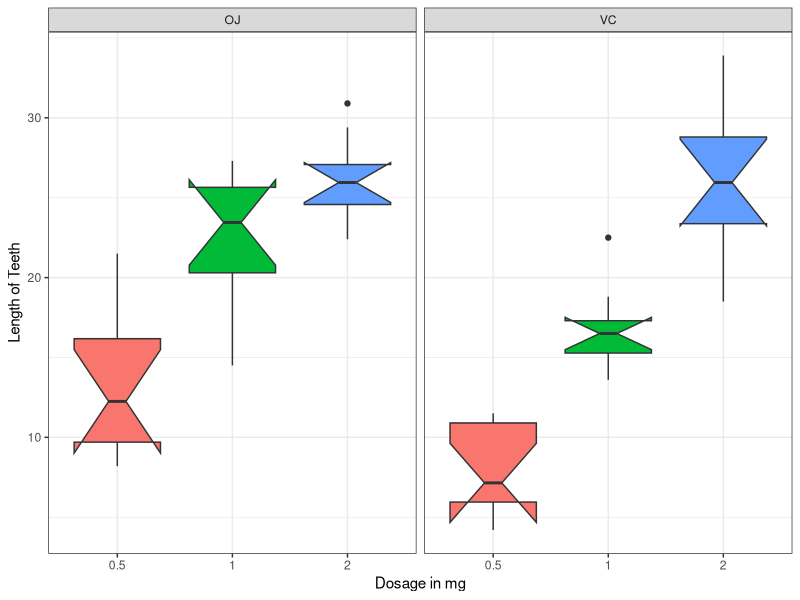
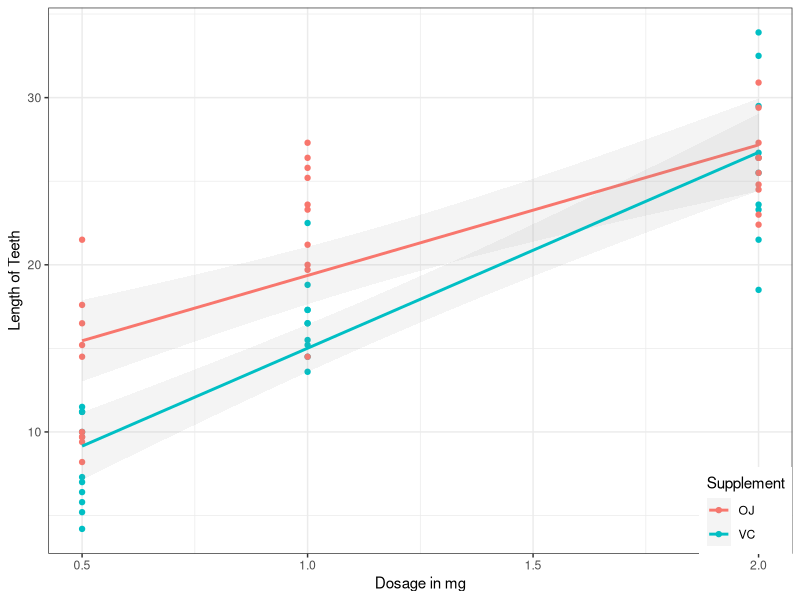

The R source for these figures, in order: (Note: this script raises an error after producing the figures.)
## ---- chunk 1
library(datasets);data(ToothGrowth);library(ggplot2)
data <- ToothGrowth

#loading required libraries
require(grid)
#defining layout
vp.layout <- function(x, y) viewport(layout.pos.row=x, layout.pos.col=y)
arrange_ggplot2 <- function(..., nrow=NULL, ncol=NULL, as.table=FALSE) {
           dots <- list(...)
              n <- length(dots)
          	
            if(is.null(nrow) & is.null(ncol)) { nrow = floor(n/2) ; ncol = ceiling(n/nrow)}
          	if(is.null(nrow)) { nrow = ceiling(n/ncol)}
          	if(is.null(ncol)) { ncol = ceiling(n/nrow)}

           
grid.newpage()
pushViewport(viewport(layout=grid.layout(nrow+1,ncol,heights = unit(c(0.5,5),"null")  ) ))
	  ii.p <- 1
	  for(ii.row in seq(1, nrow)){
	    ii.table.row <- ii.row	
	    if(as.table) {ii.table.row <- nrow - ii.table.row + 1}
		    for(ii.col in seq(1, ncol)){
			    ii.table <- ii.p
			    if(ii.p > n) break
			    print(dots[[ii.table]], vp=vp.layout(ii.table.row+1, ii.col))
			    ii.p <- ii.p + 1}}}
## ---- chunk 2
## Ploting the dose factor
ch1<-ggplot(data,aes(x=factor(dose),y=len,fill=factor(dose)))+
      geom_boxplot(notch=T,notchwidth = 0.2)+theme_bw()

## Ploting the dose vs Teeth's length
ch1 <- ch1+facet_wrap(~supp)+ theme(legend.position="none")+
      scale_x_discrete("Dosage in mg")+scale_y_continuous("Length of Teeth")

## Ploting the the linear regression 
ch2<-ggplot(data,aes(x=dose,y=len,color=supp,group=supp))+
      geom_point()+stat_smooth(method="lm",alpha=0.1)


ch2 <-ch2+theme_bw()+theme(legend.justification=c(1,0),legend.position=c(1, 0))+
      scale_color_discrete("Supplement")

ch2<-ch2+scale_x_continuous("Dosage in mg")+scale_y_continuous("Length of Teeth")
## ---- chunk 3
library(dplyr);library(reshape2);library(knitr)
aux <- data %.% group_by(supp,dose) %.% summarise(Mean=mean(len),
                                                  Min=min(len),
                                                  Max=max(len),"Std. Dev"=sd(len))
aux2<-dcast(melt(aux,id.vars=c("supp","dose")),dose~supp+variable,fun.aggregate=sum)
aux2<- round(aux2,2)
names(aux2)[1] <- "Dosage"
kable(aux2, format = "markdown")
## ---- chunk 4
arrange_ggplot2(ch1,ch2)
grid.text("Exploratory Analysis for Tooth Growth Data", 
          vp = viewport(layout.pos.row = 1, 
                        layout.pos.col = 1:2))
## ---- chunk 5
t.test(len~supp,paired=F,var.equal=T,data=data,alternative="g")$p.value
t.test(len~supp,paired=F,var.equal=F,data=data,alternative="g")$p.value

#adjusted values
t.test(len~supp,paired=F,var.equal=T,data=data,alternative="g")$p.value*50
t.test(len~supp,paired=F,var.equal=F,data=data,alternative="g")$p.value*50
## ---- chunk 6
results = data.frame(supplement=character(),dose_1=numeric(),
                     dose_2=numeric(),ll=numeric(),
                     ul=numeric(),pval=numeric(),
                     variance_equal=logical(),
                     test=character(),stringsAsFactors=F)
k=1
for (i in levels(data$supp)) {
  for (j in unique(data$dose)) {
    for (test in c("greater","less")) {
      for (variance in c(T,F)) {
        data1 <- subset(data,supp==i & dose!=j)
        temp <- t.test(len~dose,paired=F,var.equal=variance,data=data1,alternative=test)
        results[k,"supplement"] <- i; results[k,"dose_1"] <- unique(data1$dose)[1]; 
        results[k,"dose_2"] <- unique(data1$dose)[2]; results[k,"ll"] <- temp$conf.int[1]
        results[k,"ul"] <- temp$conf.int[2]; results[k,"pval"] <- temp$p.value
        results[k,"variance_equal"] <- variance; results[k,"test"] <- test
        k <- k+1
      }}}}

results$adj_pval <- results$pval*50
results$outcome <- ifelse(results$pval<=0.05,"Difference","No Difference")
results[c(4:6,9)] <- round(results[c(4:6,9)],3)
results2 <- subset(results,outcome=="Difference")
results2 <- results2[,c(1:6,9,7,8,10)]
kable(results2, format = "markdown")
## ---- chunk 7
results_a = data.frame(dose=numeric(),supplement1=character(),supplement2=character(),ll=numeric(),
                     ul=numeric(),pval=numeric(),variance_equal=logical(),test=character(),stringsAsFactors=F)
k=1
for (j in unique(data$dose)) {
    for (test in c("greater","less")) {
      for (variance in c(T,F)) {
        data1 <- subset(data, dose==j)
        temp <- t.test(len~supp,paired=F,var.equal=variance,data=data1,alternative=test)
        results_a[k,"supplement1"] <- levels(data1$supp)[1]; results_a[k,"supplement2"] <- levels(data1$supp)[2]
        results_a[k,"dose"] <- j; results_a[k,"ll"] <- temp$conf.int[1]
        results_a[k,"ul"] <- temp$conf.int[2]; results_a[k,"pval"] <- temp$p.value
        results_a[k,"variance_equal"] <- variance; results_a[k,"test"] <- test
        k <- k+1
      }
    }
}

results_a$adj_pval <- results_a$pval*50
results_a$outcome <- ifelse(results_a$pval<=0.05,"Difference","No Difference")
results_a[c(4:6,9)] <- round(results_a[c(4:6,9)],3)
results_a2 <- subset(results_a,outcome=="Difference")
results_a2 <- results_a2[,c(1:6,9,7:8,10)]
kable(results_a2, format = "markdown")
## ---- chunk 8
results_b = data.frame(dose1=numeric(),dose2=numeric(),
                       ll=numeric(),ul=numeric(),pval=numeric(),
                       variance_equal=logical(),test=character(),
                       stringsAsFactors=F)
k=1
for (j in unique(data$dose)) {
    for (test in c("greater","less")) {
      for (variance in c(T,F)) {
        data1 <- subset(data, dose!=j)
        temp <- t.test(len~dose,paired=F,var.equal=variance,data=data1,alternative=test)
        results_b[k,"dose1"] <- unique(data1$dose)[1]; results_b[k,"dose2"] <- unique(data1$dose)[2]
        results_b[k,"ll"] <- temp$conf.int[1]; results_b[k,"ul"] <- temp$conf.int[2]; 
        results_b[k,"pval"] <- temp$p.value
        results_b[k,"variance_equal"] <- variance; results_b[k,"test"] <- test
        k <- k+1
      }}}

results_b$adj_pval <- results_b$pval*50
results_b$outcome <- ifelse(results_b$pval<=0.05,"Difference","No Difference")
results_b[c(3:5,8)] <- round(results_b[c(3:5,8)],3)
results_b$difference <- ifelse(results_b$outcome=="Difference",T,F)
results_b2 <- subset(results_b,outcome=="Difference")
results_b2 <- results_b2[c(1:5,8,6,7,9:10)]
kable(results_b2, format = "markdown")

